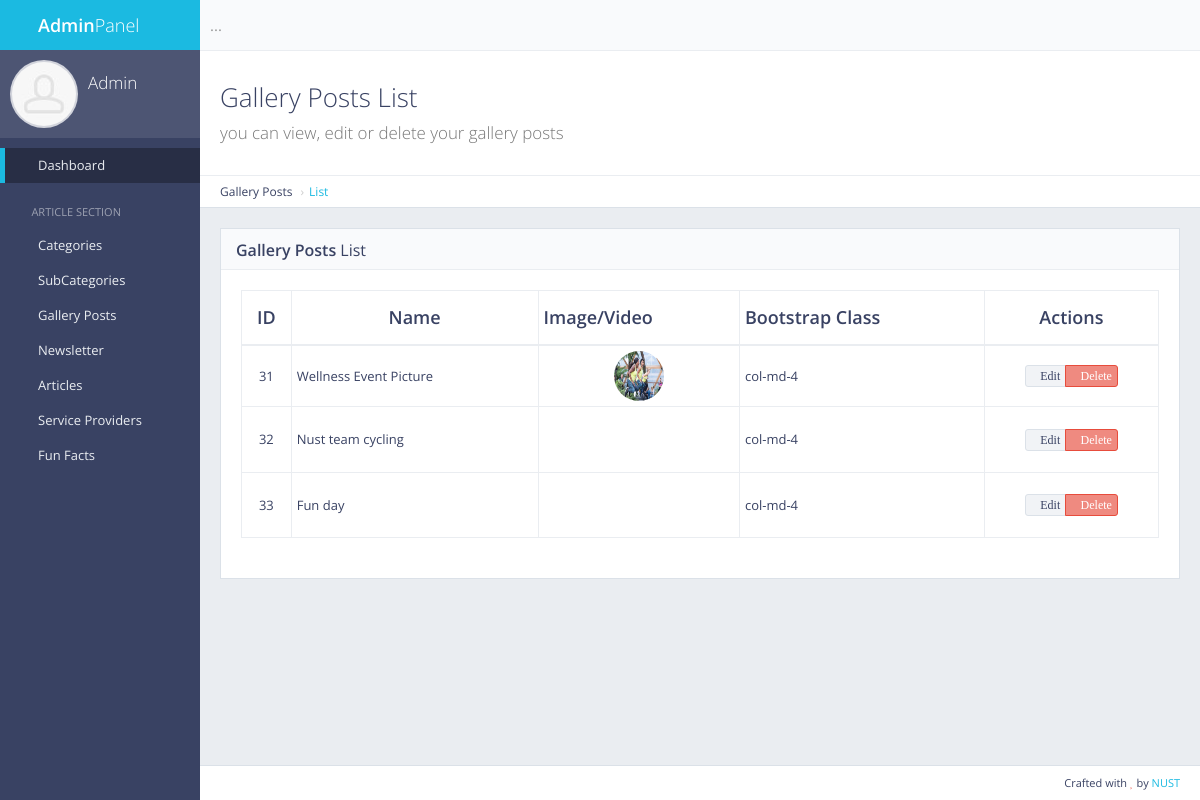
Page /panel/galleryposts/list/ (signed in) on the committed database.
### gallery/models.py (models this page shows, shortened)
class GalleryPost(models.Model):
    class Choice(models.TextChoices):
        _1 = 'col-md-4', 'col-md-4'
        _2 = 'col-md-6', 'col-md-6'
        _3 = 'col-md-8', 'col-md-8'
        _4 = 'col-md-10', 'col-md-10'
        _5 = 'col-md-12', 'col-md-12'
    name = models.CharField(max_length=50)
    ImageOrVideo = models.FileField(
        upload_to="gallery/", validators=[validate_file_extension])
    CssClass = models.CharField(
        max_length=10, choices=Choice.choices, default=Choice._1)
    def isImage(self):
        if str(self.ImageOrVideo).endswith("jpg") or str(self.ImageOrVideo).endswith("png"):
            return True
        else:
            return False

### gallery/views.py (the view)
def gallerylist(request):
    return render(request, "back/galleryposts_list.html", {
        "gposts": GalleryPost.objects.all()
    })

### main/templates/back/galleryposts_list.html (shortened to what this page needs)
{% extends 'back/base.html' %}
{% load static %}
{% block mainblock %}
<div class="content-header">
       <div class="header-section">
              <h1>
                     <i class="fa fa-table"></i>Gallery Posts List<br><small>you can view, edit or delete your
                            gallery posts</small>
              </h1>
       </div>
</div>
<ul class="breadcrumb breadcrumb-top">
       <li>Gallery Posts</li>
       <li><a href="/panel/galleryposts/list">List</a></li>
</ul>
<div class="block full">
       <div class="block-title">
              <h2><strong>Gallery Posts</strong> List</h2>
       </div>
       <div class="table-responsive">
              <table id="example-datatable" class="table table-vcenter table-condensed table-bordered">
                     <thead>
                            <tr>
                                   <th class="text-center">ID</th>
                                   <th class="text-center">Name</th>
                                   <th>Image/Video</th>
                                   <th>Bootstrap Class</th>
                                   <th class="text-center">Actions</th>
                            </tr>
                     </thead>
                     <tbody>
                            {% for gpost in gposts %}
                            <tr>
                                   <td class="text-center">{{gpost.id}}</td>
                                   <td>{{gpost.name}}</td>
                                   {% if gpost.isImage %}
                                   <td class="text-center">
                                          <img style="display: inline-block; width: 50px; height: 50px;"
                                                 src="/media/{{ gpost.ImageOrVideo }}" alt="avatar" class="img-circle">
                                   </td>
                                   {% else %}
                                   <td class="text-center"><video src="/media/{{ gpost.ImageOrVideo }}"
                                                 class="w-100 m-2"
                                                 style="display: inline-block; width: 50px; height: 50px;"></td>
                                   {% endif %}
                                   <td>{{gpost.CssClass}}</td>
                                   <td class="text-center">
                                          <div class="btn-group">
                                                 <a href="{% url 'galleryposts_edit' pk=gpost.id %}"
                                                        data-toggle="tooltip" title="Edit"
                                                        class="btn btn-xs btn-default"><i
                                                               class="fa fa-pencil">Edit</i></a>
                                                 <a href="{% url 'galleryposts_delete' gpost.id %}"
                                                        data-toggle="tooltip" title="Delete"
                                                        class="btn btn-xs btn-danger"><i
                                                               class="fa fa-times">Delete</i></a>
                                          </div>
                                   </td>
                            </tr>
                            {% endfor %}
                     </tbody>
              </table>
       </div>
</div>
{% endblock %}

### rows in the picture
GalleryPost: id "31", name "Wellness Event Picture", ImageOrVideo (picture), CssClass "col-md-4"
GalleryPost: id "32", name "Nust team cycling", CssClass "col-md-4"
GalleryPost: id "33", name "Fun day", CssClass "col-md-4"
